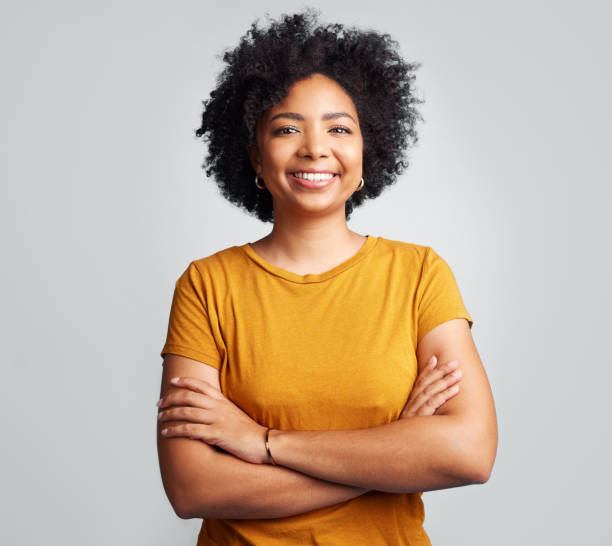
#> input picture Practica4/personas.jpg, 612 x 546 px, found by its file name
$ python filtro.py   (older library calls are emulated)
#> lines starting #> are read from the running program, lines starting #| are printed output that depends on the picture; after the words box and inside, x2 and y2 are one past the last pixel; in counts of white or black regions, pixels touching at a corner belong together
import cv2
import numpy as np

imagen=cv2.imread("Practica4/personas.jpg")
#> imagen is the input picture: shape (546, 612, 3); mean B, G, R 155.6, 174.1, 192.5

if imagen is None:
    print("No se encontro imagen")
else:
    #Filtro suavizado
    blur_image=cv2.blur(imagen,(5,5))

    cv2.imshow('Imagen Original', imagen)
    cv2.imshow('Imagen blur', blur_image)

    #Filtro negativo
    row,col,_=imagen.shape
#> row = 546; col = 612
    negativo=np.zeros((row,col,3),dtype=np.uint8)
    for a in range(0,row):
        for b in range(0,col):
            negativo[a,b,:]= 255-imagen[a,b,:]
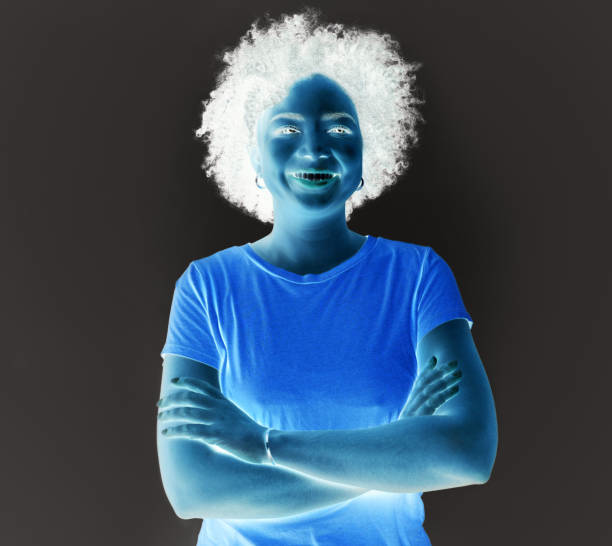
#> negativo: shape (546, 612, 3); mean B, G, R 99.4, 80.9, 62.5
    cv2.imshow('Imagen negativa', negativo)

    #Filtro pencilSketch
    gris, color=cv2.pencilSketch(imagen,sigma_s=60,sigma_r=0.7,shade_factor=0.05)
    cv2.imshow('Imagen gris', gris)
    cv2.imshow('Imagen color',color)

    # [6 lines of commented-out code are left out]
    copia = imagen.copy().astype(np.float32)  # Convertir la imagen a float para cálculos
    sepia_matrix = np.array([[0.272, 0.534, 0.131],[0.349, 0.686, 0.168],[0.393, 0.769, 0.189]], dtype=np.float32)# Matriz de transformación sepia
    copia = cv2.transform(copia, sepia_matrix)# Aplicar transformación
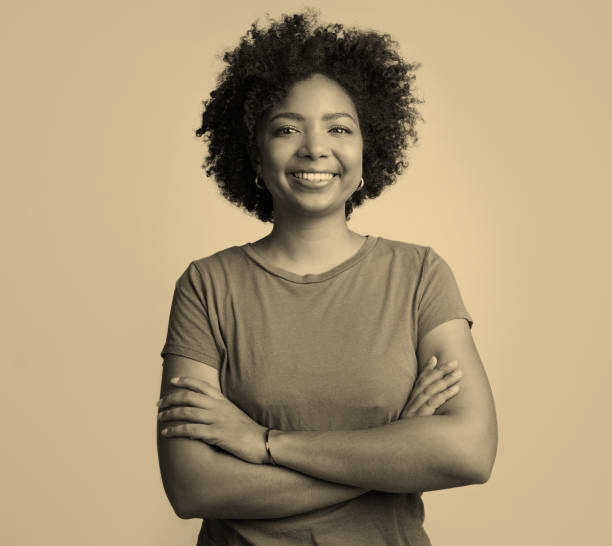
#> copia: shape (546, 612, 3) float32; mean B, G, R 160.5, 206.1, 231.4; drawn with min black and max white
    copia = np.clip(copia, 0, 255)# Asegurar que los valores estén en el rango correcto
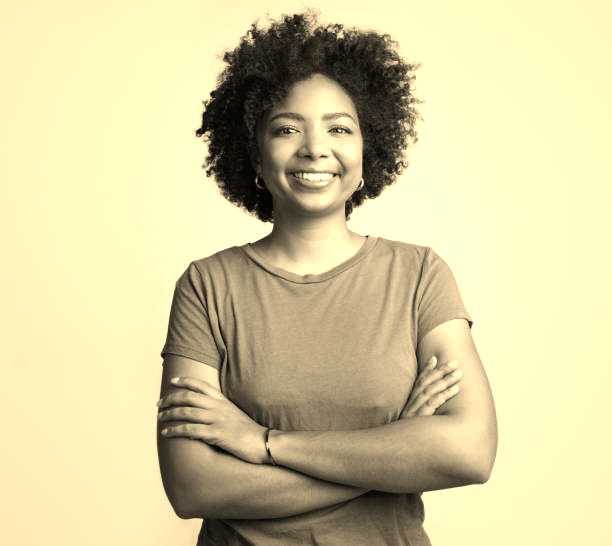
#> copia: shape (546, 612, 3) float32; mean B, G, R 160.5, 204.9, 213.8
    copia = copia.astype(np.uint8)# Convertir de nuevo a uint8
    cv2.imshow('Imagen sepia', copia)

    #Filtro cartoon
    borde=cv2.bitwise_not(cv2.Canny(imagen,100,200))
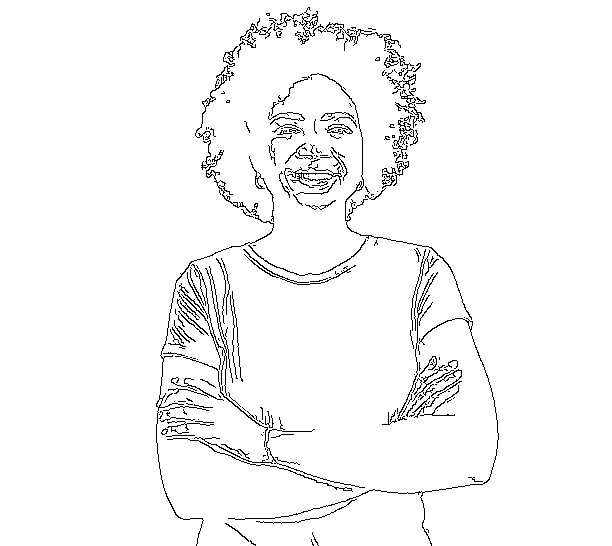
#> borde: shape (546, 612); 96.8% white; black in thin lines or dots, all inside (x1, y1, x2, y2) = (156, 7, 499, 546)
    grisB=cv2.cvtColor(imagen,cv2.COLOR_BGR2GRAY)
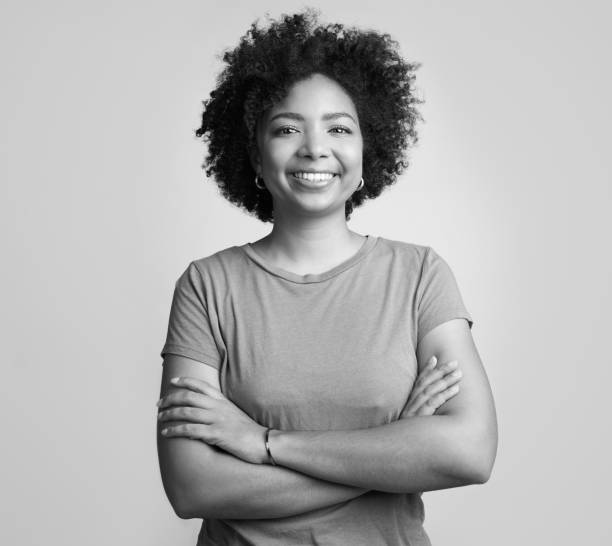
#> grisB: shape (546, 612); min 0, max 255, mean 177.5
    grisB=cv2.medianBlur(grisB,5)
    borde2=cv2.adaptiveThreshold(grisB,255,cv2.ADAPTIVE_THRESH_MEAN_C,cv2.THRESH_BINARY,7,7)
#> borde2: shape (546, 612); 95.6% white; 307 black regions (218 under 20 px), largest, box (x1, y1, x2, y2) and area: (158, 187, 281, 444) 2775, (418, 318, 498, 546) 842, (294, 70, 369, 222) 790
    dst=cv2.edgePreservingFilter(imagen,flags=2,sigma_s=64,sigma_r=0.25)
    cartoon1=cv2.bitwise_and(dst,dst,mask=borde)
    cartoon2=cv2.bitwise_and(dst,dst,mask=borde2)
    cv2.imshow('Imagen cartoon 1', cartoon1)
    cv2.imshow('Imagen cartoon 2', cartoon2)

    #Filtro con mascara sobel
    sobelx=cv2.Sobel(gris,cv2.CV_64F,1,0,ksize=3)
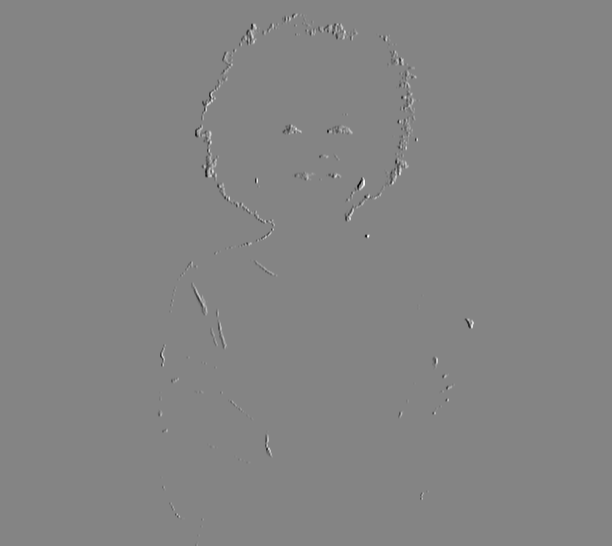
#> sobelx: shape (546, 612) float64; min -703, max 651, mean 0; drawn with min black and max white
    sobely=cv2.Sobel(gris,cv2.CV_64F,0,1,ksize=3)
    gradiente=np.sqrt(sobelx**2+sobely**2)
    cv2.imshow('Imagen borde sobel', gradiente)
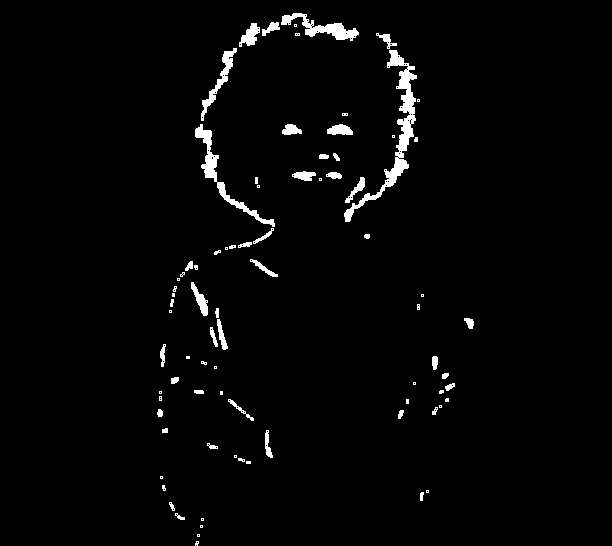
#> window 'Imagen borde sobel': shape (546, 612); 2.3% white; 82 white regions (37 under 20 px), largest, box (x1, y1, x2, y2) and area: (344, 50, 417, 222) 1851, (195, 124, 275, 227) 956, (281, 13, 359, 41) 751

    key=cv2.waitKey(0)
#> (key q is pressed here)
    if key==ord('q'):
        cv2.destroyAllWindows()
